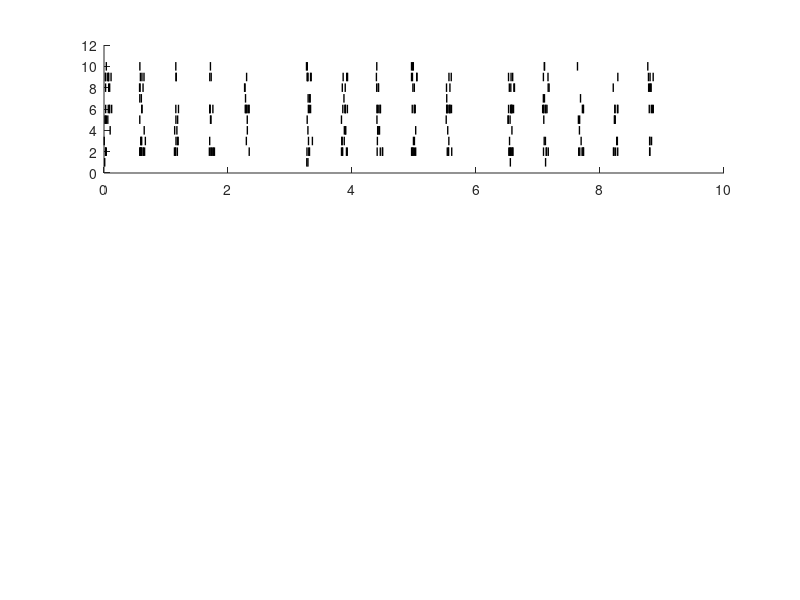

Write MATLAB code to recreate this figure. (Note: this script raises an error after producing the figure.)
function [spike_times, unit_ids, params] = simulate_onset_spikes(n_units, n_trials)
% SIMULATE_ONSET_SPIKES Generate biologically plausible spike trains
% driven by auditory element onsets
%
% Inputs:
%   n_units  - Number of simulated neurons (default: 10)
%   n_trials - Number of repetitions of the sequence (default: 20)
%
% Outputs:
%   spike_times - Cell array of spike times for each unit
%   unit_ids    - Unit assignments for pooled spike analysis
%   params      - Structure containing stimulus and simulation parameters

if nargin < 1, n_units = 10; end
if nargin < 2, n_trials = 20; end

%% Stimulus parameters
params.element_duration = 0.413;  % seconds
params.isi = 0.150;               % inter-stimulus interval (seconds)
params.n_elements = 5;            % number of elements in sequence
params.n_trials = n_trials;

% Calculate element onset times
element_period = params.element_duration + params.isi;
params.onset_times = (0:params.n_elements-1) * element_period;

%% Neural response parameters
params.response_latency_mean = 0.015;  % 15ms mean latency
params.response_latency_std = 0.005;   % 5ms std of latency
params.response_window = 0.100;        % 100ms response window after onset
params.refractory_period = 0.002;      % 2ms absolute refractory period

%% Generate spikes for each unit
spike_times = cell(n_units, 1);
rng(42); % For reproducibility

for unit = 1:n_units
    % Unit-specific parameters (heterogeneity across population)
    unit_params = generate_unit_params(unit, n_units);
    
    % Generate spikes for this unit across all trials
    unit_spikes = [];
    
    for trial = 1:n_trials
        trial_offset = (trial - 1) * (params.onset_times(end) + 1.0);
        
        for elem = 1:params.n_elements
            % Adaptation: reduce response for later elements
            adaptation_factor = unit_params.adaptation_rate ^ (elem - 1);
            
            % Current element onset time
            onset_time = trial_offset + params.onset_times(elem);
            
            % Generate response latency for this trial/element
            latency = params.response_latency_mean + ...
                      params.response_latency_std * randn();
            latency = max(latency, 0.001); % Ensure positive
            
            % Response timing parameters
            response_start = onset_time + latency;
            response_end = response_start + params.response_window;
            
            % Generate spikes in response window
            element_spikes = generate_response_spikes(...
                response_start, response_end, ...
                unit_params.peak_rate * adaptation_factor, ...
                unit_params.temporal_profile, ...
                params.refractory_period);
            
            unit_spikes = [unit_spikes; element_spikes];
        end
    end
    
    % Sort spike times
    spike_times{unit} = sort(unit_spikes);
end

%% Create pooled spike data with unit IDs (useful for raster plots)
unit_ids = [];
all_spikes = [];
for unit = 1:n_units
    unit_ids = [unit_ids; unit * ones(length(spike_times{unit}), 1)];
    all_spikes = [all_spikes; spike_times{unit}];
end

%% Visualization
visualize_responses(spike_times, params);

end

%% Helper function: Generate unit-specific parameters
function unit_params = generate_unit_params(unit_id, n_units)
    % Create diversity in neural responses
    rng(unit_id); % Different for each unit, but reproducible
    
    % Peak firing rate (spikes/sec) - varies across units
    unit_params.peak_rate = 20 + 60 * rand();
    
    % Adaptation rate (0-1, where 1 = no adaptation)
    unit_params.adaptation_rate = 0.7 + 0.3 * rand();
    
    % Temporal profile: 'phasic' (transient) or 'tonic' (sustained)
    unit_params.temporal_profile = rand() > 0.5;
end

%% Helper function: Generate spikes for a single response
function spikes = generate_response_spikes(t_start, t_end, peak_rate, ...
                                           is_phasic, refrac_period)
    spikes = [];
    
    % Time step for simulation
    dt = 0.001; % 1ms
    t = t_start:dt:t_end;
    
    % Create firing rate profile over time
    if is_phasic
        % Phasic: strong onset response that decays
        tau_decay = 0.020; % 20ms decay time constant
        rate_profile = peak_rate * exp(-(t - t_start) / tau_decay);
    else
        % Tonic: sustained response with slight decay
        tau_decay = 0.100; % 100ms decay time constant
        rate_profile = peak_rate * exp(-(t - t_start) / tau_decay);
    end
    
    % Generate spikes using inhomogeneous Poisson process
    last_spike_time = -inf;
    
    for i = 1:length(t)
        % Check refractory period
        if (t(i) - last_spike_time) < refrac_period
            continue;
        end
        
        % Spike probability in this time bin
        spike_prob = rate_profile(i) * dt;
        
        if rand() < spike_prob
            spikes = [spikes; t(i)];
            last_spike_time = t(i);
        end
    end
end

%% Visualization function
function visualize_responses(spike_times, params)
    figure('Position', [100, 100, 1200, 800]);
    
    % Plot 1: Raster plot for first 3 trials
    subplot(3, 1, 1);
    n_units = length(spike_times);
    trial_duration = params.onset_times(end) + 1.0;
    
    for unit = 1:n_units
        spikes = spike_times{unit};
        % Only plot first 3 trials
        trial_spikes = spikes(spikes < 3 * trial_duration);
        
        for spike = trial_spikes'
            line([spike, spike], [unit-0.4, unit+0.4], 'Color', 'k', 'LineWidth', 1);
        end
    end
    
    % Mark element onsets
    for trial = 0:2
        for onset = params.onset_times
            xline(trial * trial_duration + onset, 'r--', 'Alpha', 0.3);
        end
    end
    
    ylim([0, n_units+1]);
    xlim([0, 3 * trial_duration]);
    ylabel('Unit #');
    title('Raster Plot (First 3 Trials)');
    grid on;
    
    % Plot 2: PSTH aligned to first element onset
    subplot(3, 1, 2);
    bin_size = 0.005; % 5ms bins
    bins = -0.05:bin_size:0.3;
    psth = zeros(size(bins));
    
    for unit = 1:n_units
        spikes = spike_times{unit};
        for trial = 0:(params.n_trials-1)
            trial_offset = trial * trial_duration;
            aligned_spikes = spikes - (trial_offset + params.onset_times(1));
            psth = psth + histcounts(aligned_spikes, [bins, bins(end)+bin_size]);
        end
    end
    
    % Convert to firing rate
    psth = psth / (n_units * params.n_trials * bin_size);
    
    bar(bins, psth, 'k');
    xline(0, 'r--', 'LineWidth', 2);
    xlabel('Time from stimulus onset (s)');
    ylabel('Firing rate (spikes/s)');
    title('PSTH aligned to first element');
    grid on;
    
    % Plot 3: Response to each element (adaptation)
    subplot(3, 1, 3);
    element_responses = zeros(1, params.n_elements);
    
    for elem = 1:params.n_elements
        response_window = [0.010, 0.060]; % 10-60ms post-onset
        
        for unit = 1:n_units
            spikes = spike_times{unit};
            for trial = 0:(params.n_trials-1)
                trial_offset = trial * trial_duration;
                onset = trial_offset + params.onset_times(elem);
                
                count = sum(spikes >= onset + response_window(1) & ...
                           spikes < onset + response_window(2));
                element_responses(elem) = element_responses(elem) + count;
            end
        end
    end
    
    % Normalize
    element_responses = element_responses / (n_units * params.n_trials);
    
    bar(1:params.n_elements, element_responses, 'FaceColor', [0.3, 0.6, 0.9]);
    xlabel('Element number');
    ylabel('Mean spike count (10-60ms window)');
    title('Adaptation across sequence elements');
    grid on;
    
    sgtitle('Simulated Neural Responses to Auditory Sequence');
end
